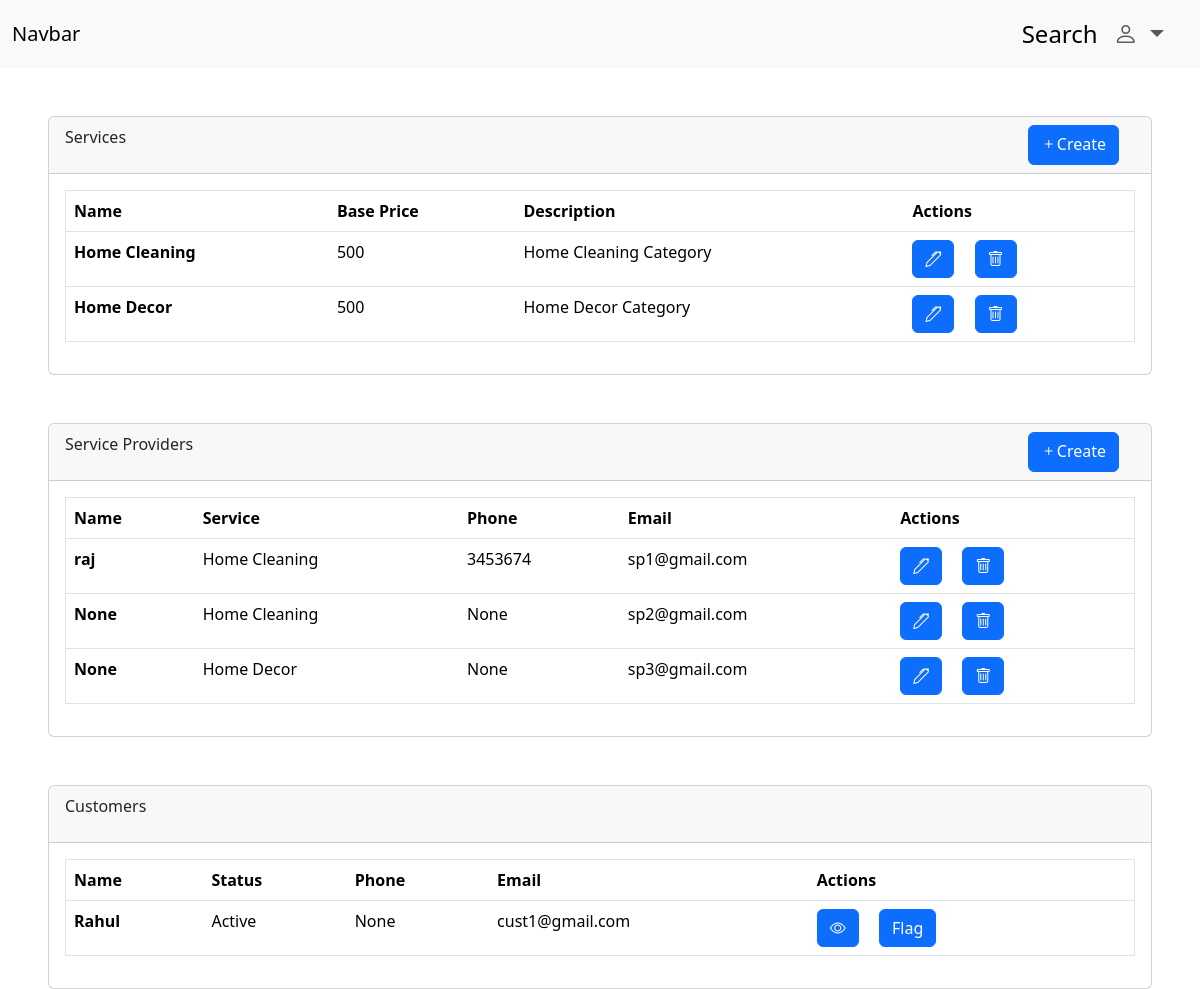
Before: /dashboard/ad (signed in) with the older database file.
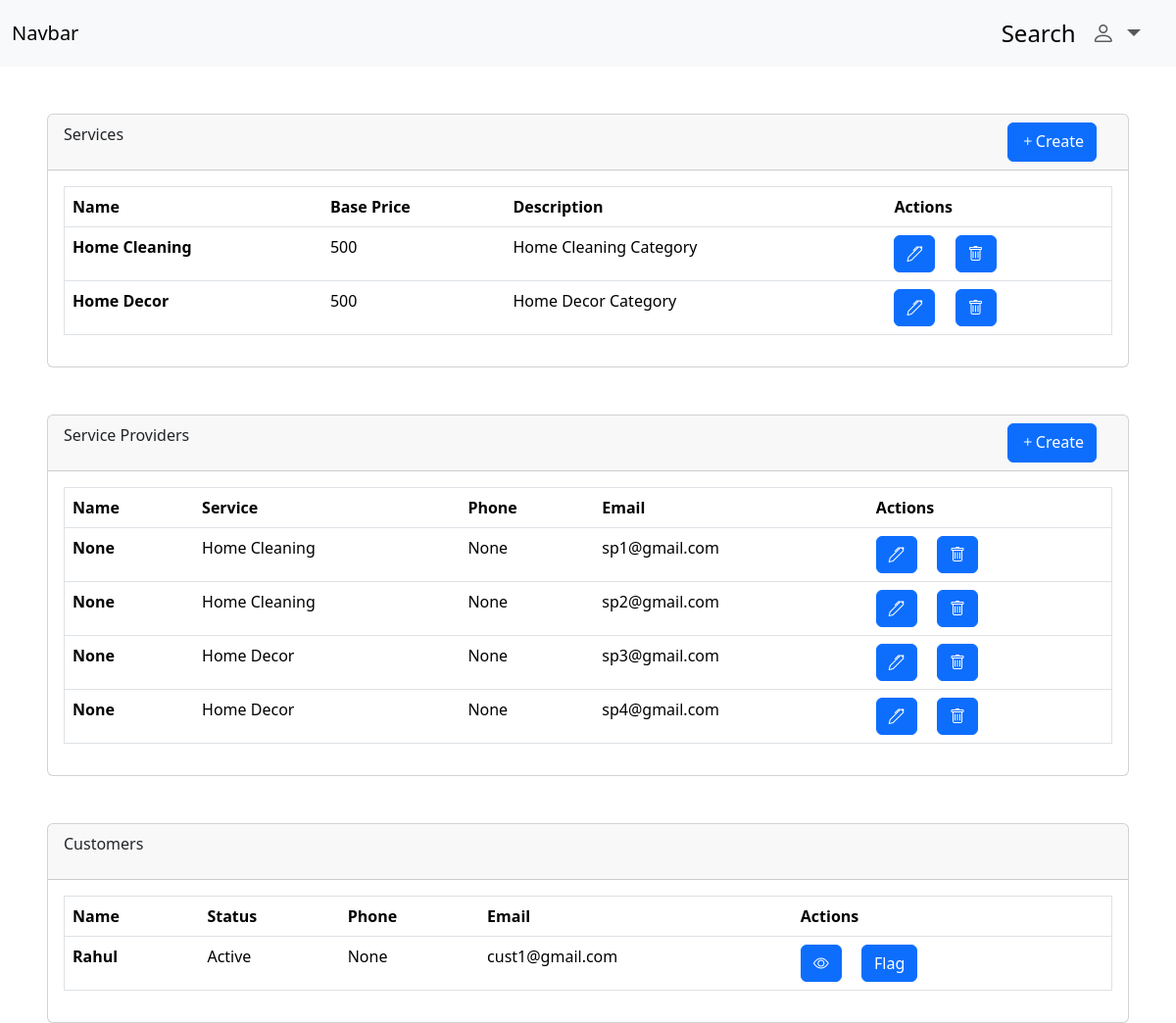
After: the same page with the newer database file.
### backend/models.py (models this page shows, shortened)
class Services(db.Model):
    __tablename__="services"
    id=db.Column(db.Integer, primary_key=True, autoincrement= True)
    name=db.Column(db.String,unique=True)
    baseprice=db.Column(db.Integer)
    description=db.Column(db.String)
    Sproviders=db.relationship("ServiceProvider",backref="service", cascade="all, delete-orphan")

class ServiceProvider(db.Model,UserMixin):
    __tablename__='serviceprovider'
    id=db.Column(db.Integer, primary_key=True, autoincrement= True)
    name=db.Column(db.String,unique=True)
    address=db.Column(db.String)
    email=db.Column(db.String,unique=True)
    password=db.Column(db.String)
    exp=db.Column(db.Integer)
    phone=db.Column(db.String)
    city=db.Column(db.String)
    status=db.Column(db.String)
    servicename=db.Column(db.String,db.ForeignKey("services.name"))
    receive_request=db.relationship("Request",backref="servprovider",cascade="all, delete-orphan")

class Customer(db.Model,UserMixin):
    __tablename__="customer"
    id=db.Column(db.Integer, primary_key=True, autoincrement= True)
    name=db.Column(db.String,unique=True)
    address=db.Column(db.String)
    city=db.Column(db.String)
    email=db.Column(db.String,unique=True)
    password=db.Column(db.String)
    phone=db.Column(db.String)
    status=db.Column(db.String)
    Sent_Request=db.relationship("Request",backref="cust")

### backend/routes.py (the view)
@app.route("/dashboard/ad")
@login_required
def dash_ad():
    if isinstance(current_user,Admin):
        sp=db.session.query(ServiceProvider).all() #<serviceprovider1><serviceprovider2>
        cust=db.session.query(Customer).all()
        services=db.session.query(Services).all()
        return render_template("admin/admindash.html",sps=sp, customers=cust,services=services)
    else:
        return "error"

### app.py (called while the page is built)
def create_app():
    app=Flask(__name__)
    app.config["SQLALCHEMY_DATABASE_URI"]="sqlite:///mydb.sqlite3"
    db.init_app(app)
    app.config["SECRET_KEY"]="mysecretkey"
    loginmanager=LoginManager(app)
    @loginmanager.user_loader
    def load_user(email):
        obj=db.session.query(ServiceProvider).filter_by(email=email).first() or db.session.query(Customer).filter_by(email=email).first() or db.session.query(Admin).filter_by(email=email).first()
        return obj
    app.app_context().push()
    return app

### templates/admin/admindash.html (shortened to what this page needs)
<!DOCTYPE html>
<html lang="en">
<head>
    <link href="https://cdn.jsdelivr.net/npm/bootstrap@5.3.8/dist/css/bootstrap.min.css" rel="stylesheet"
>
    <link rel="stylesheet" href="https://cdn.jsdelivr.net/npm/bootstrap-icons@1.13.1/font/bootstrap-icons.min.css">
</head>
<body>
    <nav class="navbar navbar-expand-lg bg-body-tertiary">
        <div class="container-fluid">
            <a class="navbar-brand" href="#">Navbar</a>
            <div class="collapse navbar-collapse " id="navbarSupportedContent">
                <ul class="navbar-nav ms-auto me-3 fs-4 mb-2 mb-lg-0 ">
                    <li class="nav-item">
                        <a class="nav-link active " aria-current="page" href="/search/admin">Search</a>
                    </li>
                    <li class="nav-item dropdown">
                        <a class="nav-link dropdown-toggle" href="#" role="button" data-bs-toggle="dropdown"
                            aria-expanded="false">
                            <i class="bi bi-person"></i>
                        </a>
                    </li>
                </ul>
            </div>
        </div>
    </nav>
    <div class="card mt-5 ms-5 me-5">
        <div class="card-header d-flex ">
            <p>Services</p>
            <a href="/createservices?action=create" class="btn btn-primary ms-auto me-3"><i
                    class="bi bi-plus"></i>Create</a>
        </div>
        <div class="card-body">
            <table class="table border">
                <thead>
                    <tr>
                        <th scope="col">Name</th>
                        <th scope="col">Base Price</th>
                        <th scope="col">Description</th>
                        <th scope="col">Actions</th>
                    </tr>
                </thead>
                <tbody>
                    {% for s in services %}
                    <tr>
                        <th scope="row">{{s.name}}</th>
                        <td>{{s.baseprice}}</td>
                        <td>{{s.description}}</td>
                        <td>
                            <a href="/createservices?action=edit&id={{s.id}}" class="btn btn-primary ms-auto me-3"><i
                                    class="bi bi-pen"></i></a>
                            <button type="button" class="btn btn-primary" data-bs-toggle="modal"
                                data-bs-target="#exampleModal{{s.id}}">
                                <i class="bi bi-trash"></i>
                            </button>
                        </td>
                    </tr>
                    {% endfor %}
                </tbody>
            </table>
        </div>
    </div>
    <div class="card mt-5 ms-5 me-5">
        <div class="card-header d-flex ">
            <p>Service Providers</p>
            <a href="/manageproviders?action=create" class="btn btn-primary ms-auto me-3"><i
                    class="bi bi-plus"></i>Create</a>
        </div>
        <div class="card-body">
            <table class="table border">
                <thead>
                    <tr>
                        <th scope="col">Name</th>
                        <th scope="col">Service</th>
                        <th scope="col">Phone</th>
                        <th scope="col">Email</th>
                        <th scope="col">Actions</th>
                    </tr>
                </thead>
                <tbody>
                    {% for sp in sps %}
                    <tr>
                        <th scope="row">{{sp.name}}</th>
                        <td>{{sp.servicename}}</td>
                        <td>{{sp.phone}}</td>
                        <td>{{sp.email}}</td>
                        <td>
                            <a href="/manageproviders?action=edit&id={{sp.id}}" class="btn btn-primary ms-auto me-3"><i
                                    class="bi bi-pen"></i></a>
                            <button type="button" class="btn btn-primary" data-bs-toggle="modal"
                                data-bs-target="#exampleModal{{sp.email}}">
                                <i class="bi bi-trash"></i>
                            </button>
                        </td>
                    </tr>
                    {% endfor %}
                </tbody>
            </table>
        </div>
    </div>
    <div class="card mt-5 ms-5 me-5">
        <div class="card-header d-flex ">
            <p>Customers</p>
        </div>
        <div class="card-body">
            <table class="table border">
                <thead>
                    <tr>
                        <th scope="col">Name</th>
                        <th scope="col">Status</th>
                        <th scope="col">Phone</th>
                        <th scope="col">Email</th>
                        <th scope="col">Actions</th>
                    </tr>
                </thead>
                <tbody>
                    {% for c in customers %}
                    <tr>
                        <th scope="row">{{c.name}}</th>
                        <td>{{c.status}}</td>
                        <td>{{c.phone}}</td>
                        <td>{{c.email}}</td>
                        <td>
                            <a href="/viewcusthist?id={{c.id}}" class="btn btn-primary ms-auto me-3"><i class="bi bi-eye"></i></a>
                            <a href="/managecust?action={% if c.status=='Active'%}flag{% else %}unflag{% endif %}&id={{c.id}}" class="btn btn-primary ms-auto me-3">{% if c.status=='Active'%}Flag{% else %}Unflag{% endif %}</a>
                        </td>
                    </tr>
                    {% endfor %}
                </tbody>
            </table>
        </div>
    </div>
</body>
</html>

Changed rows visible on the page:
changed ServiceProvider "sp1@gmail.com": name "raj" → "None"; phone "3453674" → "None"
added ServiceProvider: name "None", servicename "Home Decor", phone "None", email "sp4@gmail.com"
